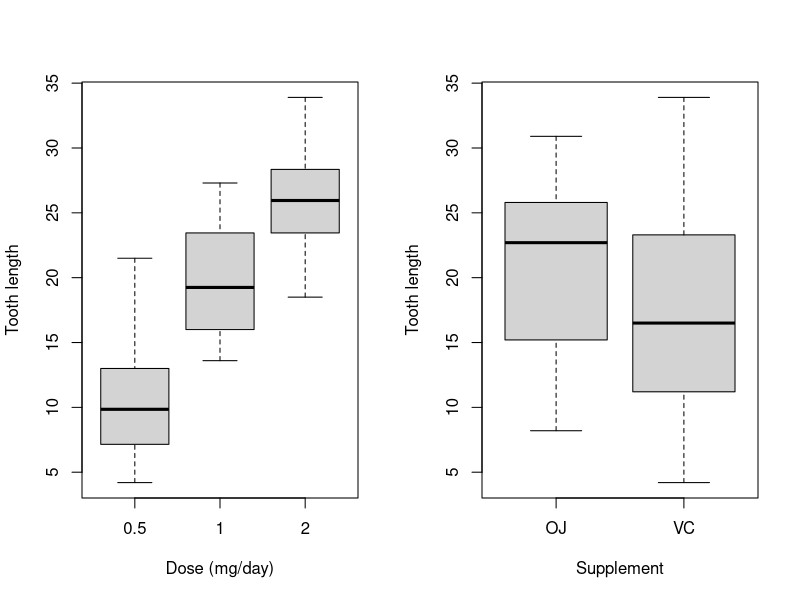
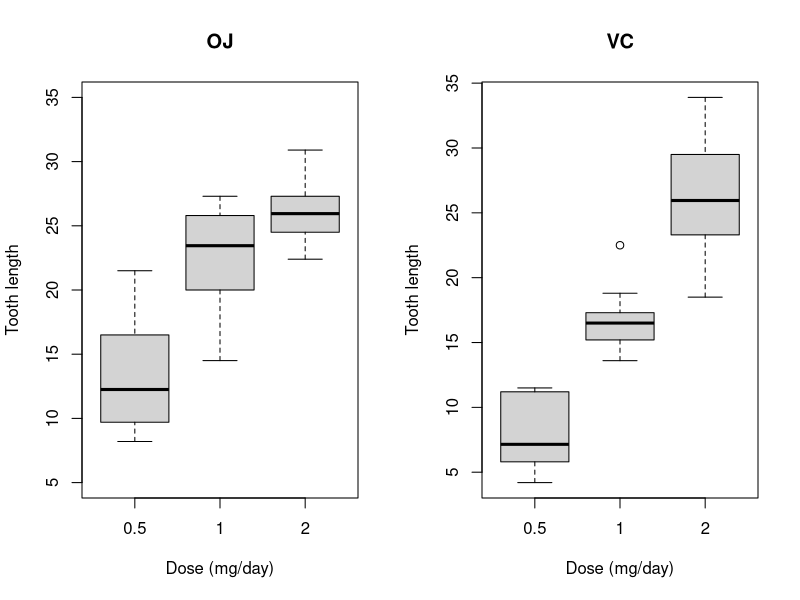
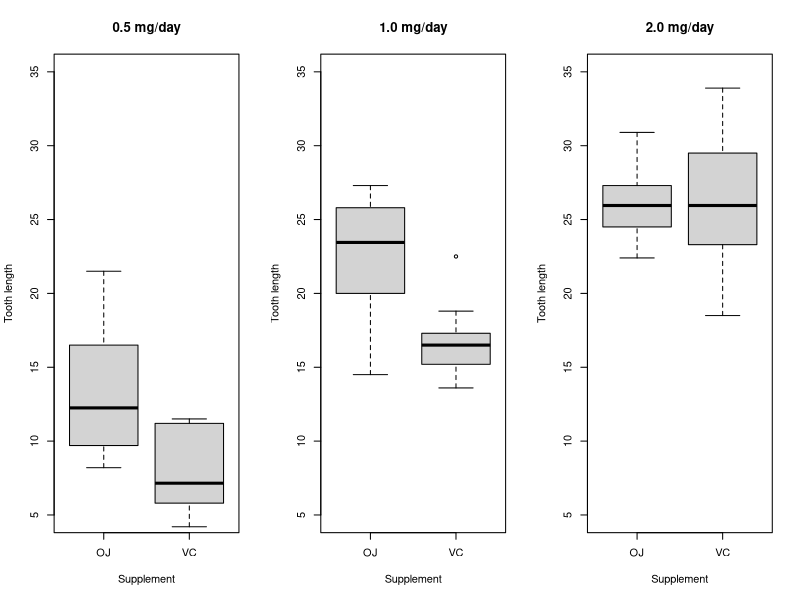

Recreate these plots in R, in order. (Note: this script raises an error after producing the figures.)
## ---- chunk 1
knitr::opts_chunk$set(echo = TRUE)
## ---- chunk 2
data(ToothGrowth)
str(ToothGrowth)
## ---- chunk 3
head(ToothGrowth)
## ---- chunk 4
unique(ToothGrowth$dose)
## ---- chunk 5
summary(ToothGrowth)
## ---- chunk 6
par(mfrow = c(1,2))
plot(len ~ as.factor(dose), data = ToothGrowth, xlab = "Dose (mg/day)", ylab = "Tooth length")
plot(len ~ supp, data = ToothGrowth, xlab = "Supplement", ylab = "Tooth length")
## ---- chunk 7
par(mfrow = c(1,2))
plot(len[ToothGrowth$supp == "OJ"] ~ as.factor(dose[ToothGrowth$supp == "OJ"]), data = ToothGrowth, xlab = "Dose (mg/day)", ylab = "Tooth length", main = "OJ", ylim = c(5,35))
plot(len[ToothGrowth$supp == "VC"] ~ as.factor(dose[ToothGrowth$supp == "OJ"]), data = ToothGrowth, xlab = "Dose (mg/day)", ylab = "Tooth length", main = "VC")
## ---- chunk 8
par(mfrow = c(1,3))
plot(len[ToothGrowth$dose == 0.5] ~ supp[ToothGrowth$dose == 0.5], data = ToothGrowth, xlab = "Supplement", ylab = "Tooth length", main = "0.5 mg/day", ylim = c(5, 35))
plot(len[ToothGrowth$dose == 1.0] ~ supp[ToothGrowth$dose == 1.0], data = ToothGrowth, xlab = "Supplement", ylab = "Tooth length", main = "1.0 mg/day", ylim = c(5, 35))
plot(len[ToothGrowth$dose == 2.0] ~ supp[ToothGrowth$dose == 2.0], data = ToothGrowth, xlab = "Supplement", ylab = "Tooth length", main = "2.0 mg/day", ylim = c(5, 35))
## ---- chunk 9
var.test(len~supp, data = ToothGrowth)
## ---- chunk 10
t.test(len~supp, data = ToothGrowth, paired = FALSE, var.equal = TRUE)
## ---- chunk 11
bartlett.test(len~as.factor(dose), data = ToothGrowth)
## ---- chunk 12
ANOVA <- aov(len~as.factor(dose), data = ToothGrowth)
summary(ANOVA)
## ---- chunk 13
TukeyHSD(ANOVA)
